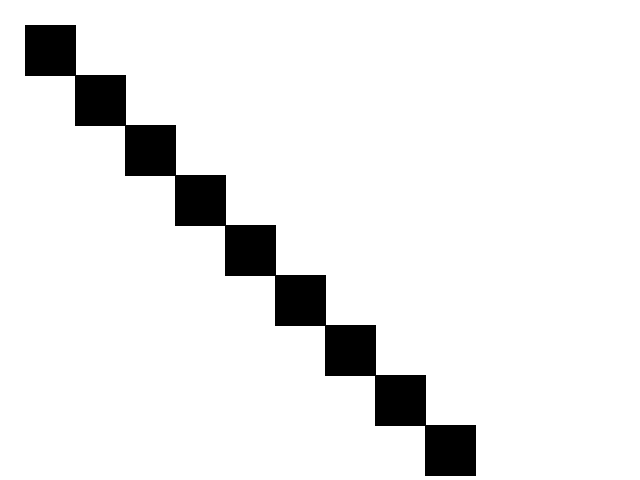
Frame 1 (no input)
Frame 60 (the mouse pressed at the canvas centre just before this capture): identical to frame 1, image omitted
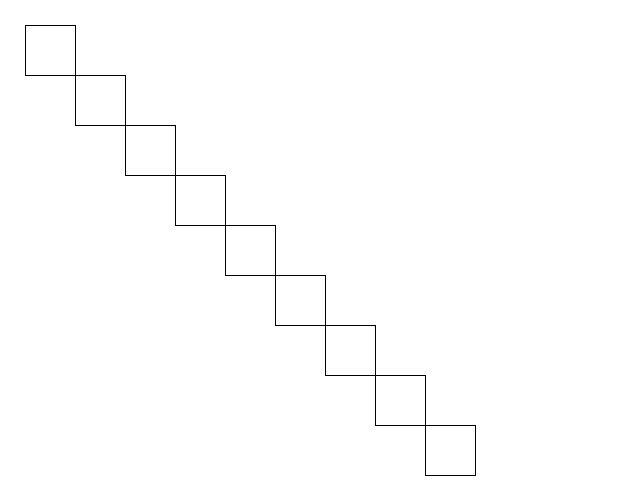
Frame 120 (the mouse held since frame 60 and released just before this capture)

The Processing sketch that drew these frames (run headless with seeded random() and noise(); from frame 60 on, the mouse is pressed at the canvas centre):

// Processing sketch: processing_186098
// ── processing_186098.pde

//Sunny Sharma DMS 110
//click to change color (if statement)

int value = 0;

void setup(){
  size(640,480);
  background(255,255,255);
}

void draw(){
  fill(value);
  rect(25,25,50,50);
  rect(75,75,50,50);
  rect(125,125,50,50);
  rect(175,175,50,50);
  rect(225,225,50,50);
  rect(275,275,50,50);
  rect(325,325,50,50);
  rect(375,375,50,50);
  rect(425,425,50,50);
  
}

void mousePressed(){
  if (value == 0) {
    value = 255;
  } else {
     value = 0;
  }
}
